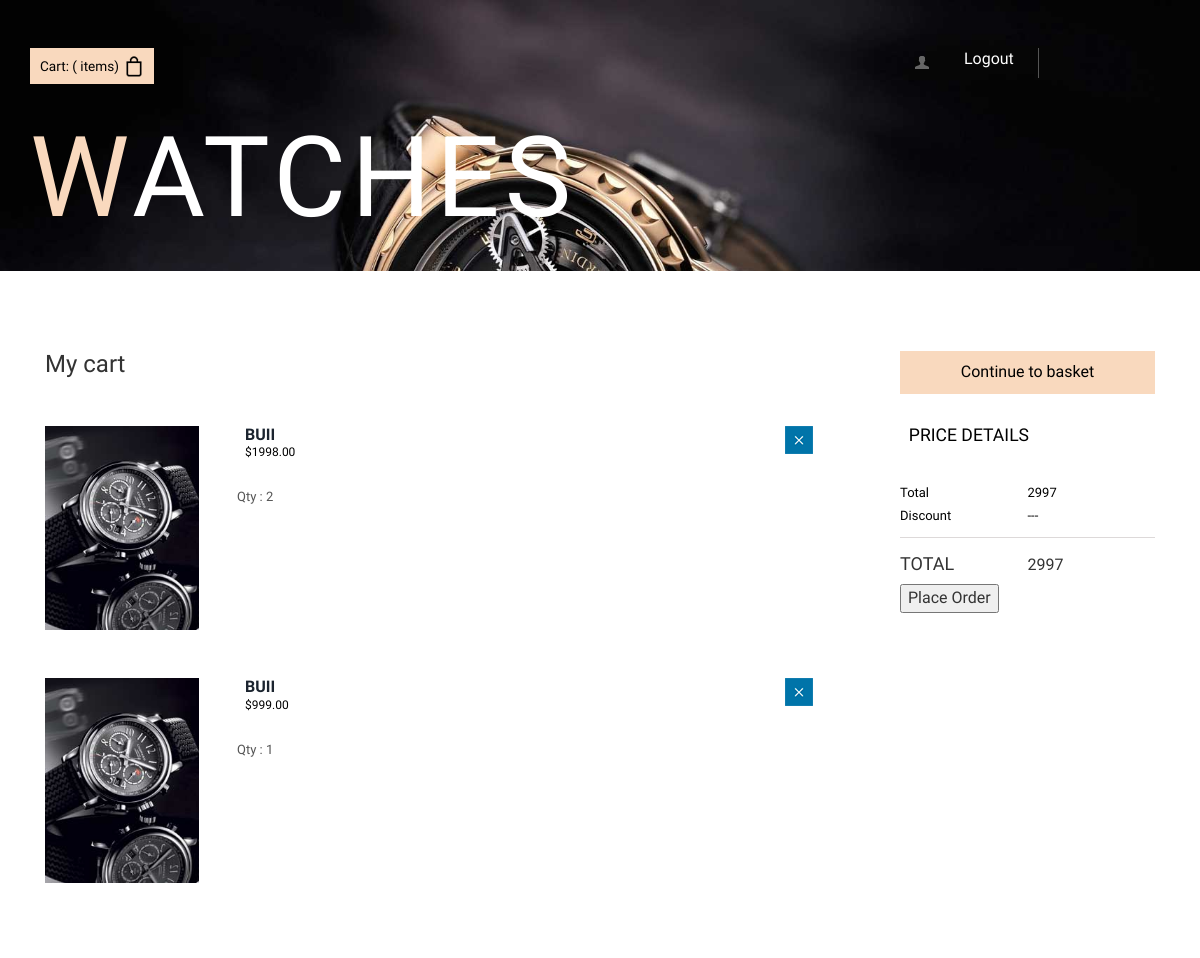
The page /web/checkout/6 on the database its author committed.
### app/models.py (models this page shows, shortened)
class Cart(models.Model):
    user_id = models.ForeignKey(User, on_delete=models.CASCADE)
    product_id = models.ForeignKey(Product, on_delete=models.CASCADE)
    product_count = models.IntegerField()
    tottal_price = models.DecimalField(max_digits=16, decimal_places=2, null=True, blank=True)
    status = models.BooleanField(default = True)
    def __str__(self):
        if self.user_id:
            return self.user_id.name

class Product(models.Model):
    product_id = models.AutoField(primary_key=True)
    name = models.CharField(max_length=13,null=True,blank=True)
    starpcolor = models.CharField(max_length=13,null=True,blank=True)
    highlights = models.CharField(max_length=13,null=True,blank=True)
    price = models.IntegerField()
    status = models.CharField(max_length=30,choices=status,default="ACTIVE")

### userapp/views.py (the view)
# urls.py: path('checkout/<int:user_id>', views.checkout,name='checkout'),
def checkout(request,user_id):
    orders = Cart.objects.filter(status =True ,user_id = User.objects.get(id=user_id))
    print('orders',orders)
    product_total_amount = Cart.objects.filter(user_id = User.objects.get(id=user_id),status=True).aggregate(total_price=Sum('tottal_price'))
    print(product_total_amount)
    if product_total_amount['total_price'] == None:
        total_amount = 0
    else:
        total_amount = product_total_amount['total_price']
    context={
        'orders':orders,
        'total_amount':total_amount,
        'user_id':user_id
    }
    return render(request,'checkout.html',context)

### userapp/templates/checkout.html (shortened to what this page needs)
<!DOCTYPE HTML>
{% load static %}
<html>
<head>
<link href="{% static 'assets/css/bootstrap.css' %}" rel='stylesheet' type='text/css' />
<link href="{% static 'assets/css/style.css' %}" rel='stylesheet' type='text/css' />
<link href="{% static 'assetscss/megamenu.css' %}" rel="stylesheet" type="text/css" media="all" />
</head>
<body>
	<div class="men_banner">
   	  <div class="container">
   	  	<div class="header_top">
   	  	   <div class="header_top_left">
	  	      <div class="box_11"><a href="">
		      <h4><p>Cart:  ( items)</p><img src="images/bag.png" alt=""/><div class="clearfix"> </div></h4>
		      </a></div>
	       </div>
           <div class="header_top_right">
			 <ul class="header_user_info">
			  <a class="login" href="">
				<i class="user"> </i>
			  </a>
			  <a class="" href="{% url 'home:logout' %}">Logout</a>
		     </ul>
		            <div class="clearfix"> </div>
			 </div>
		     <div class="clearfix"> </div>
	    </div>
   		<div class="header_bottom">
	     <div class="logo">
		    <h1><a href="index.html"><span class="m_1">W</span>atches</a></h1>
	     </div>
	        <div class="clearfix"> </div>
	    </div>
	   </div>
   </div>
   <div class="account-in">
   	 <div class="container">
		  <div class="check_box">
		<div class="col-md-9 cart-items">
			 <h1>My cart</h1>
				{% if orders %}
			   {% for i in orders %}
			 <div class="cart-header">
				 <div class="close1" onclick = cartdelet({{i.id}})> </div>
				   <div class="cart-sec simpleCart_shelfItem">
						<div class="cart-item cyc">
							 <img src="{% static 'assets/images/m3.jpg' %}" class="img-responsive" alt=""/>
						</div>
					   <div class="cart-item-info">
						<h3><a href="#">{{i.product_id.name}}</a><span>${{i.tottal_price}}</span></h3>
						<ul class="qty">
							<li><p>Qty : {{i.product_count}}</p></li>
						</ul>
					   </div>
					   <div class="clearfix"></div>
				    </div>
			 </div>
			{% endfor %}
			{% else %}
			<h5>No products in cart</h5>
			 {% endif %}
		 </div>
		 <div class="col-md-3 cart-total">
			 <a class="continue" href="{% url 'landing' %}">Continue to basket</a>
			 <div class="price-details">
				 <h3>Price Details</h3>
				 <span>Total</span>
				 <span class="total1">{{total_amount}}</span>
				 <span>Discount</span>
				 <span class="total1">---</span>
				 <div class="clearfix"></div>
			 </div>
			 <ul class="total_price">
			   <li class="last_price"> <h4>TOTAL</h4></li>
			   <li class="last_price"><span>{{total_amount}}</span></li>
			   <div class="clearfix"> </div>
			 </ul>
			 <button onclick="placeorder({{user_id}})">Place Order</button>
			</div>
			<div class="clearfix"></div>
	     </div>
	  </div>
   </div>
</body>
</html>

### static/assets/css/style.css (style rules this page uses)
h4, h5, h6, h1, h2, h3 { margin-top: 0; }
ul, ol { margin: 0; }
p { margin: 0; }
html, body { font-family: 'PT Sans Narrow', sans-serif; font-size: 100%; background:#fff; }
body a { transition:0.5s all; -webkit-transition:0.5s all; -moz-transition:0.5s all; -o-transition:0.5s all; -ms-transition:0.5s all; }
.header_top_left { float:left; }
.header_top_right { float:right; width:23%; }
.box_11 { cursor: pointer; padding: 5px 10px; background: #F9D9BE; }
.box_11 h4 { border: none; color: #fff; font-size: 0.85em; margin-bottom: 0; padding: 0; }
.box_11 p { float: left; margin: 6px 0 0 0; color:#000; }
.box_11 h4 img { margin-left: 5px; float: left; }
ul.header_user_info { float: left; border-right: 1px solid #555; width:50%; padding:0; min-height: 30px; }
ul.header_user_info a { color:#fff; }
i.user { width: 17px; height: 17px; background: url(../images/img-sprite.png) no-repeat -241px -67px; float: left; margin:6px 10px 0 5px; }
.header_bottom { padding: 2em 0; }
.logo h1 { font-size:7em; text-transform: uppercase; margin-bottom: 0; font-family: 'Dorsa', sans-serif; letter-spacing: 5px; }
span.m_1 { color:#F9D9BE; }
.logo { float:left; }
.logo h1 a { color:#fff; }
.account-in { padding:5em 0; }
.account-in h3 { font-size:2em; color: #000; padding: 0 0.5em 1em; text-transform:uppercase; }
.men_banner { background: url(../images/3.jpg) no-repeat center top; background-size: cover; -webkit-background-size: cover; -moz-background-size: cover; -o-background-size: cover; min-height:225px; text-align: center; padding-top: 3em; }
.cart-items { width: 70%; margin-right: 5%; }
.cart-items h1 { font-size: 1.5em; margin-bottom: 2em; }
.cart-header { position: relative; }
.close1, .close2 { background: url('../images/close_1.png') no-repeat 0px 0px; cursor: pointer; width: 28px; height: 28px; position: absolute; right: 0px; top: 0px; -webkit-transition: color 0.2s ease-in-out; -moz-transition: color 0.2s ease-in-out; -o-transition: color 0.2s ease-in-out; transition: color 0.2s ease-in-out; }
.cart-sec { margin-bottom: 3em; }
.cart-item { width: 20%; float: left; margin-right: 5%; }
.cart-item-info { width: 75%; float: left; }
.cart-item-info h3 { font-size: 1em; font-weight: 600; }
ul.qty { padding: 0; margin: 0; list-style: none; }
ul.qty li { display: inline-block; margin-right: 10%; }
ul.qty li p { font-size: 0.8125em; color: #555; }
a.continue { background:#F9D9BE; padding: 10px 20px; font-size: 1em; color: #000; text-decoration: none; display: block; text-align: center; margin-bottom: 2em; }
.price-details { border-bottom: 1px solid #DDD9D9; padding-bottom: 10px; }
.price-details h3 { color: #000; font-size: 1.1em; margin-bottom: 1em; }
.price-details span { width: 50%; float: left; font-size: 0.8125em; color: #000; line-height: 1.8em; }
ul.total_price { padding: 0; margin: 1em 0 0 0; list-style: none; }
ul.total_price li.last_price { width: 50%; float: left; }
.cart-item-info h3 span { display: block; font-weight: 400; font-size: 0.75em; margin-top: 3px; }

### rows shown on the page
Cart: product_id.name "BUII", tottal_price "1998.00", product_count "2"
Cart: product_id.name "BUII", tottal_price "999.00", product_count "1"

### other values the page prints
{{ total_amount }} "2997"
